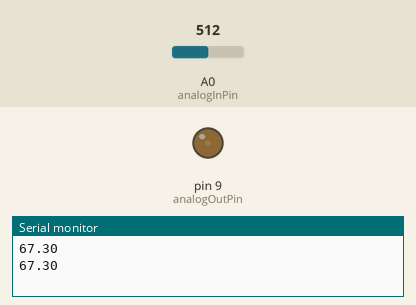
Bench run of a sketch on a simulated Arduino Nano, built with avr-gcc and run on an emulated ATmega328P. Shown: output pins drawn as LEDs (lit = HIGH), the last lines printed to the serial monitor. Inputs (shaded band) come from the test bench; at power-on: A0 (analogInPin) = 512.

Above: at 2.8 s.
2.9 s: A0 (analogInPin) set to 0
At 5.2 s:
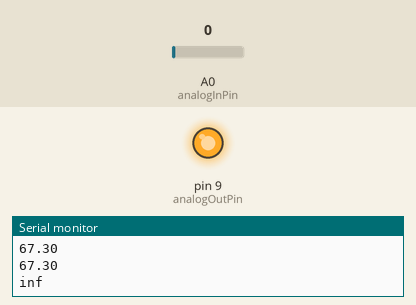
5.6 s: A0 (analogInPin) set to 1023
At 6.7 s:
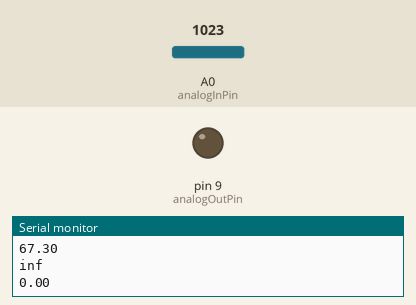
8.3 s: A0 (analogInPin) set to 925
11.2 s: A0 (analogInPin) set to 896
At 12.6 s:
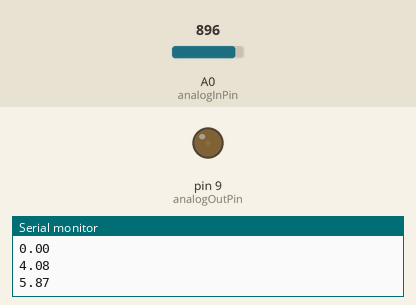
Timing chart, 0 to 14.2 s (numbered marks = the images above; inputs shaded):
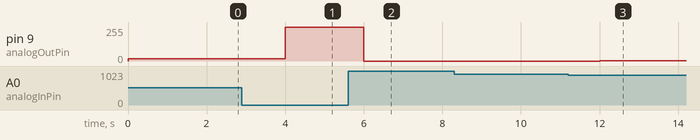

The sketch:

luximetro_arduinoNano.ino
```cpp
const int analogInPin = A0;
const int analogOutPin = 9;
/*
  Para realizar a calibração do luxímetro, realizamos a medida com um luxímetro calibrado ou alternativamente com
  algum aplicativo de celular, usando o luxímetro do celular como base. Após isso, encontramos o valor de calibração
  através da divisão entre o valor medido no celular/luxímetro e o valor apresentado na serial/medido pelo sensor LDR.
  Após isso inserimos essa constante na variável calibration, conforme script.

  Importante ressaltar que o arduino nano tem uma resolução de 10bits no canal analógico. Contudo, caso utilizem a proposta
  em outro microcontrolador com resolução maior ou inferior deve-se ajustar o valor da resolução do mesmo para que realize
  as medidas de forma correta.

  To calibrate the luxmeter, we measure with a calibrated luxmeter or alternatively with
  some cell phone application, using the cell phone luxmeter as a base. After that, we find the calibration value
  by dividing the value measured on the cell phone/luxmeter by the value presented on the serial/measured by the LDR sensor.
  After that, we insert this constant into the calibration variable, as per the script.

  It is important to note that the Arduino Nano has a 10-bit resolution on the analog channel. However, if you use this approach
  on another microcontroller with higher or lower resolution, you should adjust the resolution value so that the measurements are correct.
*/

// variável para calibrar o luxímetro
// variable to calibrate the luxmeter
const float calibration = 0.46875;

int sensorValue = 0;  // value read from the pot
int outputValue = 0;  // value output to the PWM (analog out)
float tensao = 0, res = 0, lum = 0;
void setup() {
  // initialize serial communications at 115200 bps:
  Serial.begin(115200);
}

void loop() {
  // read the analog in value:
  sensorValue = analogRead(analogInPin);
  // Corrigido para evitar divisão inteira
  // Corrected to avoid integer division
  tensao = ((float)sensorValue / 1023.0) * 5.0;
  res = (tensao * 10000) / (5.0 - tensao);
  lum = (pow(10, 6.5 - 1.25 * log10(res))) / calibration;

  // map it to the range of the analog out:
  // mapeia para o intervalo da saída analógica:
  outputValue = map(lum, 0, 1023, 0, 255);

  // change the analog out value:
  // altera o valor de saída analógica:
  analogWrite(analogOutPin, outputValue);

  // Imprime o valor de lux na serial
  // Prints the lux value on the serial
  Serial.println(lum);
  delay(2000);
}
```

Measured:
- after the input at 2.9 s, pin 9 (analogOutPin): 16/255 → 255/255 after 1.1 s
- after the input at 5.6 s, pin 9 (analogOutPin): 255/255 → 0/255 after 0.40 s
- after the input at 11.2 s, pin 9 (analogOutPin): 0/255 → 1/255 after 0.81 s
